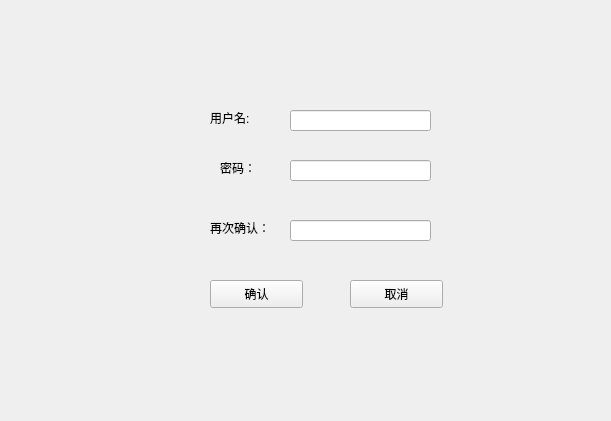
<?xml version="1.0" encoding="UTF-8"?>
<ui version="4.0">
 <class>signin</class>
 <widget class="QWidget" name="signin">
  <property name="geometry">
   <rect>
    <x>0</x>
    <y>0</y>
    <width>611</width>
    <height>421</height>
   </rect>
  </property>
  <property name="windowTitle">
   <string>Form</string>
  </property>
  <property name="styleSheet">
   <string notr="true"/>
  </property>
  <widget class="QPushButton" name="confirmBtn">
   <property name="geometry">
    <rect>
     <x>210</x>
     <y>280</y>
     <width>93</width>
     <height>28</height>
    </rect>
   </property>
   <property name="text">
    <string>确认</string>
   </property>
  </widget>
  <widget class="QPushButton" name="cancelBtn">
   <property name="geometry">
    <rect>
     <x>350</x>
     <y>280</y>
     <width>93</width>
     <height>28</height>
    </rect>
   </property>
   <property name="text">
    <string>取消</string>
   </property>
  </widget>
  <widget class="QLabel" name="label">
   <property name="geometry">
    <rect>
     <x>210</x>
     <y>110</y>
     <width>72</width>
     <height>15</height>
    </rect>
   </property>
   <property name="text">
    <string>用户名:</string>
   </property>
  </widget>
  <widget class="QLabel" name="label_2">
   <property name="geometry">
    <rect>
     <x>220</x>
     <y>160</y>
     <width>72</width>
     <height>15</height>
    </rect>
   </property>
   <property name="text">
    <string>密码：</string>
   </property>
  </widget>
  <widget class="QLabel" name="label_3">
   <property name="geometry">
    <rect>
     <x>210</x>
     <y>220</y>
     <width>72</width>
     <height>15</height>
    </rect>
   </property>
   <property name="text">
    <string>再次确认：</string>
   </property>
  </widget>
  <widget class="QLineEdit" name="lineEdit">
   <property name="geometry">
    <rect>
     <x>290</x>
     <y>110</y>
     <width>141</width>
     <height>21</height>
    </rect>
   </property>
  </widget>
  <widget class="QLineEdit" name="lineEdit_2">
   <property name="geometry">
    <rect>
     <x>290</x>
     <y>160</y>
     <width>141</width>
     <height>21</height>
    </rect>
   </property>
  </widget>
  <widget class="QLineEdit" name="lineEdit_3">
   <property name="geometry">
    <rect>
     <x>290</x>
     <y>220</y>
     <width>141</width>
     <height>21</height>
    </rect>
   </property>
  </widget>
 </widget>
 <resources/>
 <connections/>
</ui>
